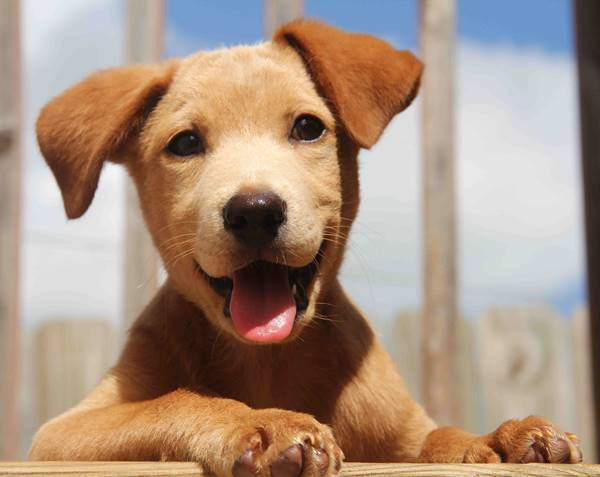
#> input picture day3/dog.jpeg, 600 x 477 px
$ python 01_homework.py
#> lines starting #> are read from the running program, lines starting #| are printed output that depends on the picture
#> the answer given: cat.jpeg
#> the answer given: dog.jpeg
#> in main, target_img is the input picture: shape (477, 600, 3); mean B, G, R 128.3, 145.8, 169.1
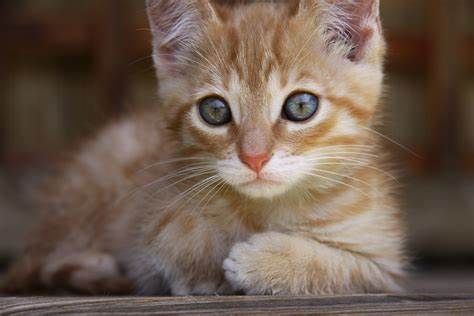
#> input picture day3/cat.jpeg, 474 x 316 px
#> in main, logo_img is the input picture: shape (316, 474, 3); mean B, G, R 78.5, 91.5, 110.5
import cv2


# 导入logo和dog图像
# 将logo的图像设置为100*50, 并提取出来(只保留图像部分,剩余部分为黑色)
def logo_extracted(logo, size):
#> called with size = (100, 50)
    logo_resized = cv2.resize(logo, size)
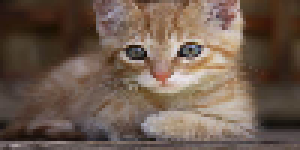
#> logo_resized: shape (50, 100, 3) (shown 3 times larger); mean B, G, R 78.3, 91.2, 110.2
    logo_gray = cv2.cvtColor(logo_resized, cv2.COLOR_BGR2GRAY)
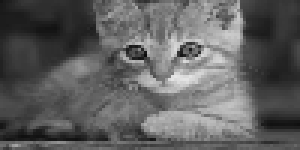
#> logo_gray: shape (50, 100) (shown 3 times larger); min 11, max 230, mean 95.4
    _, mask = cv2.threshold(logo_gray, 240, 255, cv2.THRESH_BINARY_INV)
#> mask: shape (50, 100); every value is 255

    logo = cv2.bitwise_and(logo_resized, logo_resized, mask=mask)
    cv2.imshow("logo", logo)
    return logo


# 设置roi,插入logo
def logo_insert(logo, img):
    # 获取原始图片的尺寸,在左上角插入logo
    img_height, img_width, _ = img.shape
#> img_height = 477; img_width = 600
    logo_height, logo_width, _ = logo.shape
#> logo_height = 50; logo_width = 100
    # print(img_width, img_height)
    # print(logo_width, logo_height)

    # 设置roi区域
    roi = img[10 : logo_height + 10, img_width - logo_width - 10 : img_width - 10]
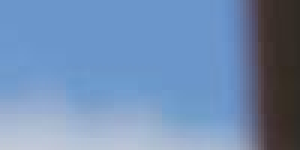
#> roi: shape (50, 100, 3) (shown 3 times larger); mean B, G, R 178, 140.7, 112.7
    # cv2.imshow("roi", roi)

    # 从roi中剔除logo区域
    logo_gray = cv2.cvtColor(logo, cv2.COLOR_BGR2GRAY)
    _, mask = cv2.threshold(logo_gray, 10, 255, cv2.THRESH_BINARY_INV)
#> mask: shape (50, 100); every value is 0
    tmp = cv2.bitwise_and(roi, roi, mask=mask)
#> tmp: shape (50, 100, 3); every value is 0

    # 插入图像
    dst = cv2.add(tmp, logo)

    img[10 : logo_height + 10, img_width - logo_width - 10 : img_width - 10] = dst

    return img


# roi = dog[:50, 500:


def main():
    logo_path = input("Input the logo img path: ")

    target_path = input("Input the target img path: ")
    target_img = cv2.imread(target_path)
    logo_img = cv2.imread(logo_path)

    logo = logo_extracted(logo_img, (100, 50))
    edited_img = logo_insert(logo, target_img)

    cv2.imshow("img", edited_img)
    cv2.waitKey(0)
    cv2.destroyAllWindows()


main()
